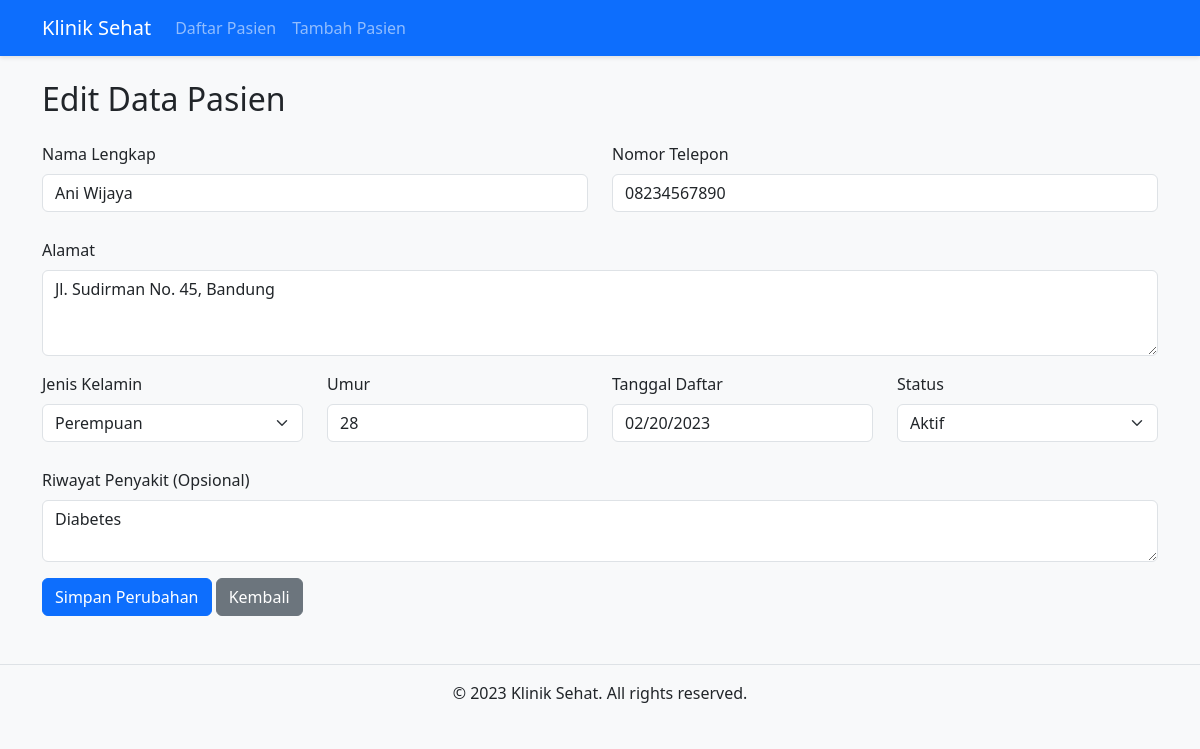
Page /edit_pasien.php?id=2 on the committed database.
### tables this page shows
CREATE TABLE `pasien` (
  `id` int(11) NOT NULL,
  `nama` varchar(100) NOT NULL,
  `alamat` text NOT NULL,
  `jenis_kelamin` enum('Laki-laki','Perempuan') NOT NULL,
  `umur` int(11) NOT NULL,
  `no_telepon` varchar(15) NOT NULL,
  `riwayat_penyakit` text DEFAULT NULL,
  `tanggal_daftar` date NOT NULL,
  `status` enum('Aktif','Non-Aktif') DEFAULT 'Aktif'
);

### edit_pasien.php (the view, shortened to what this page needs)
<?php
require_once 'config/database.php';
require_once 'includes/header.php';
$id = $conn->real_escape_string($_GET['id']);
$query = "SELECT * FROM pasien WHERE id = '$id'";
$result = $conn->query($query);
$pasien = $result->fetch_assoc();
?>
<h2 class="mb-4">Edit Data Pasien</h2>
<form action="edit_pasien.php?id=<?= $pasien['id'] ?>" method="POST">
    <div class="row mb-3">
        <div class="col-md-6">
            <label for="nama" class="form-label">Nama Lengkap</label>
            <input type="text" class="form-control" id="nama" name="nama" value="<?= htmlspecialchars($pasien['nama']) ?>" required>
        </div>
        <div class="col-md-6">
            <label for="no_telepon" class="form-label">Nomor Telepon</label>
            <input type="tel" class="form-control" id="no_telepon" name="no_telepon" value="<?= htmlspecialchars($pasien['no_telepon']) ?>" required>
        </div>
    </div>
    <div class="mb-3">
        <label for="alamat" class="form-label">Alamat</label>
        <textarea class="form-control" id="alamat" name="alamat" rows="3" required><?= htmlspecialchars($pasien['alamat']) ?></textarea>
    </div>
    <div class="row mb-3">
        <div class="col-md-3">
            <label for="jenis_kelamin" class="form-label">Jenis Kelamin</label>
            <select class="form-select" id="jenis_kelamin" name="jenis_kelamin" required>
                <option value="Perempuan" <?= $pasien['jenis_kelamin'] == 'Perempuan' ? 'selected' : '' ?>>Perempuan</option>
            </select>
        </div>
        <div class="col-md-3">
            <label for="umur" class="form-label">Umur</label>
            <input type="number" class="form-control" id="umur" name="umur" min="0" max="120" value="<?= htmlspecialchars($pasien['umur']) ?>" required>
        </div>
        <div class="col-md-3">
            <label for="tanggal_daftar" class="form-label">Tanggal Daftar</label>
            <input type="date" class="form-control" id="tanggal_daftar" name="tanggal_daftar" value="<?= htmlspecialchars($pasien['tanggal_daftar']) ?>" readonly>
        </div>
        <div class="col-md-3">
            <label for="status" class="form-label">Status</label>
            <select class="form-select" id="status" name="status" required>
                <option value="Aktif" <?= $pasien['status'] == 'Aktif' ? 'selected' : '' ?>>Aktif</option>
            </select>
        </div>
    </div>
    <div class="mb-3">
        <label for="riwayat_penyakit" class="form-label">Riwayat Penyakit (Opsional)</label>
        <textarea class="form-control" id="riwayat_penyakit" name="riwayat_penyakit" rows="2"><?= htmlspecialchars($pasien['riwayat_penyakit']) ?></textarea>
    </div>
    <button type="submit" class="btn btn-primary">Simpan Perubahan</button>
    <a href="index.php" class="btn btn-secondary">Kembali</a>
</form>
<?php require_once 'includes/footer.php'; ?>

### assets/css/style.css (style rules this page uses)
body { background-color: #f8f9fa; font-family: 'Segoe UI', Tahoma, Geneva, Verdana, sans-serif; }
.form-control, .form-select { margin-bottom: 10px; }

### rows in the picture
pasien: nama "Ani Wijaya", no_telepon "08234567890", alamat "Jl. Sudirman No. 45, Bandung", jenis_kelamin "Perempuan", umur "28", tanggal_daftar "02/20/2023", status "Aktif", riwayat_penyakit "Diabetes"
